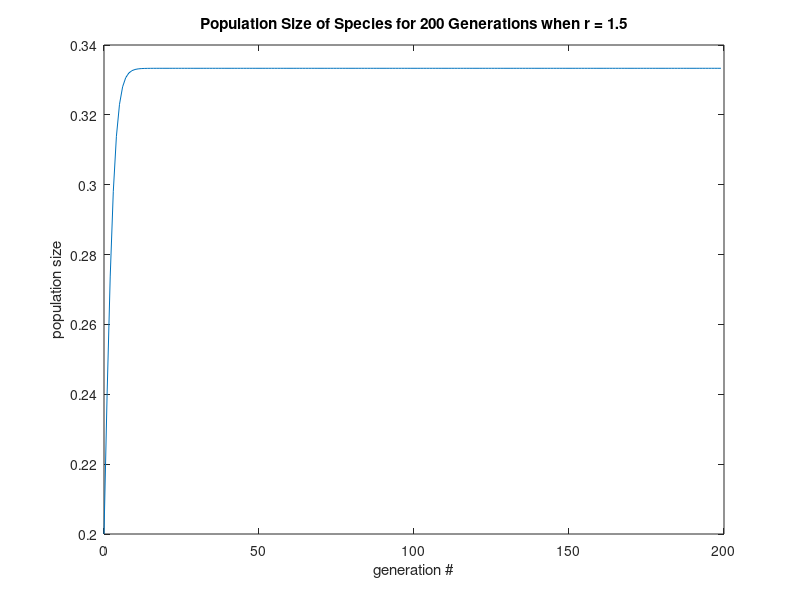
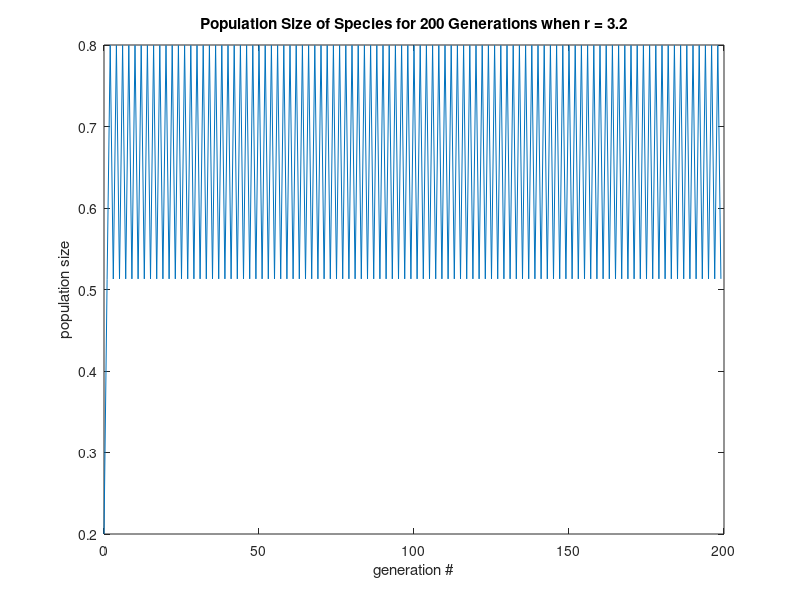
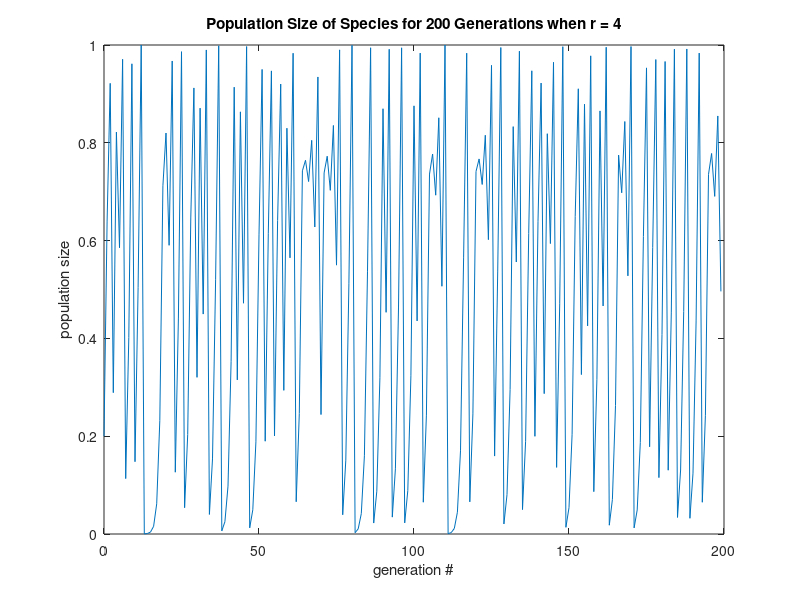
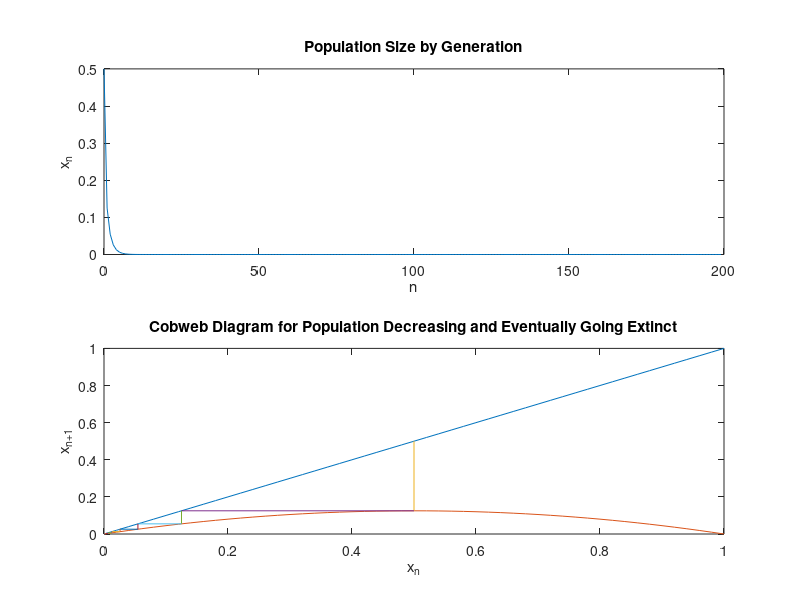

These charts were generated, in order, by the following MATLAB code: (Note: a time limit stopped this script after it produced the figures.)
% Question 1

r = 1.5;
generations = 0:199;
pop_sizes = zeros(1, 200);
pop_sizes(1) = 0.2;
for i = 2:200
    pop_sizes(i) = r * pop_sizes(i - 1) * (1 - pop_sizes(i - 1));
end
figure(1)
plot(generations, pop_sizes)
xlabel("generation #")
ylabel("population size")
title("Population Size of Species for 200 Generations when r = 1.5")

r = 3.2;
generations = 0:199;
pop_sizes = zeros(1, 200);
pop_sizes(1) = 0.2;
for i = 2:200
    pop_sizes(i) = r * pop_sizes(i - 1) * (1 - pop_sizes(i - 1));
end
figure(2)
plot(generations, pop_sizes)
xlabel("generation #")
ylabel("population size")
title("Population Size of Species for 200 Generations when r = 3.2")

r = 4;
generations = 0:199;
pop_sizes = zeros(1, 200);
pop_sizes(1) = 0.2;
for i = 2:200
    pop_sizes(i) = r * pop_sizes(i - 1) * (1 - pop_sizes(i - 1));
end
figure(3)
plot(generations, pop_sizes)
xlabel("generation #")
ylabel("population size")
title("Population Size of Species for 200 Generations when r = 4")

% Question 3

function [] = cobwebDiagram(N, r, x_0, num)
    array_x = zeros(1, N);
    array_x(1) = x_0;
    for i = 2:N
        array_x(i) = r * array_x(i - 1) * (1 - array_x(i - 1));
    end
    figure(num)
    subplot(2, 1, 1)
    generations = 0:N-1;
    set(gcf, 'Position', [50, 50, 1000, 1000]);
    plot(generations, array_x)
    xlabel("n")
    ylabel("x_{n}")
    title("Population Size by Generation")
    subplot(2, 1, 2);
    x = 0:0.02:1;
    y = x;
    plot(x, y)
    hold on
    y = r .* x .* (1-x);
    plot(x, y)
    for j = 1:N-1
        hold on
        plot([array_x(j) array_x(j)], [array_x(j) array_x(j + 1)])
        plot([array_x(j) array_x(j + 1)], [array_x(j + 1) array_x(j + 1)])    
    end
    xlim([0, 1])
    ylim([0, 1])
    xlabel("x_n")
    ylabel("x_{n+1}")
    
end

N = 200;

% part (a)
r = 0.5;
x_0 = 0.5;
cobwebDiagram(N, r, x_0, 4);
title("Cobweb Diagram for Population Decreasing and Eventually Going Extinct")

% part (b)
r = 2.5;
x_0 = 0.5;
cobwebDiagram(N, r, x_0, 5);
title("Cobweb Diagram for Population Reaching a Nonzero Steady State")

% part (c)
r = 3.2;
x_0 = 0.5;
cobwebDiagram(N, r, x_0, 6);
title("Cobweb Diagram for Population Oscillating Between Two Values")

% part (d)
r = 3.54;
x_0 = 0.5;
cobwebDiagram(N, r, x_0, 7);
title("Cobweb Diagram for Population Oscillating Between Four Values")

% part (e)
r = 3.56;
x_0 = 0.5;
cobwebDiagram(N, r, x_0, 8);
title("Cobweb Diagram for Population Oscillating Between Eight Values")

% part (f)
r = 3.8;
x_0 = 0.5;
cobwebDiagram(N, r, x_0, 9);
title("Cobweb Diagram for Population Exhibiting Chaotic Behavior")
